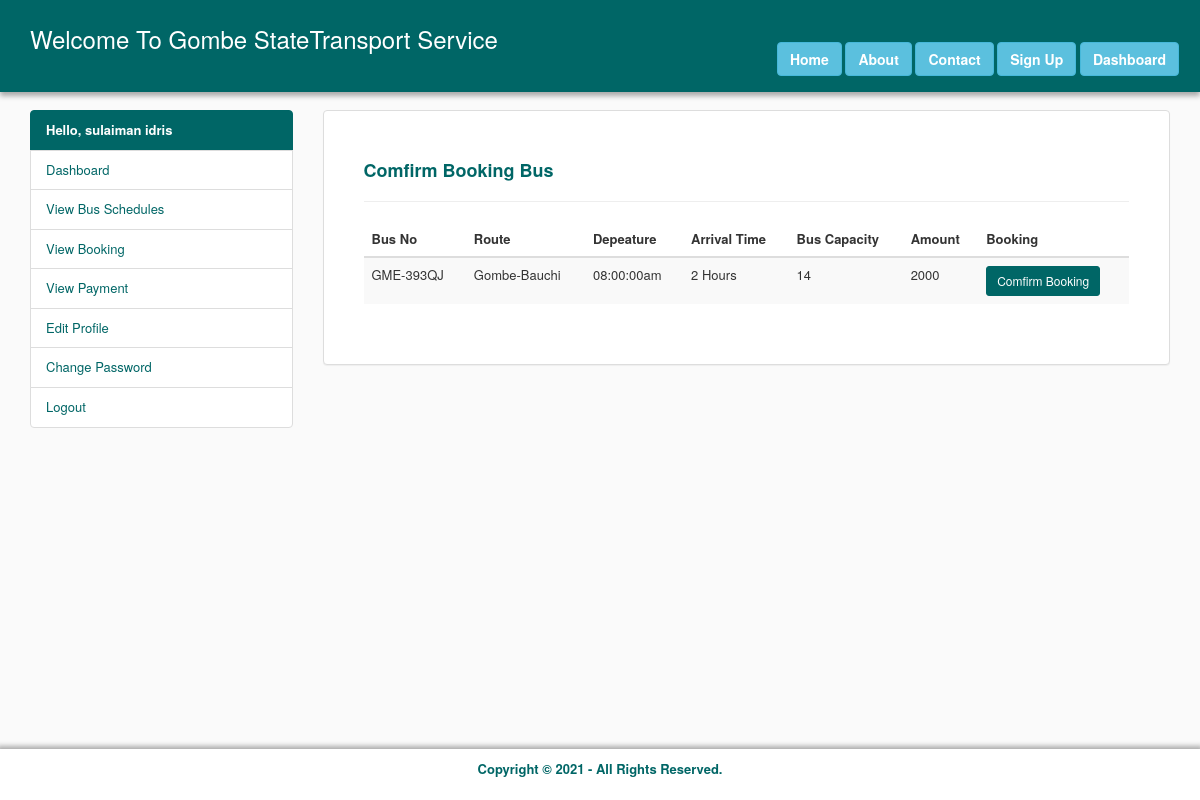
The app's page /comfirm_booking.php?route=Gombe-Bauchi (signed in) with its own data.
### tables this page shows
CREATE TABLE `users` (
  `id` int(11) NOT NULL,
  `fname` varchar(200) NOT NULL,
  `lname` varchar(200) NOT NULL,
  `email` varchar(200) NOT NULL,
  `phone` varchar(200) NOT NULL,
  `password` varchar(200) NOT NULL,
  `status` enum('0','1') NOT NULL
);

CREATE TABLE `bus_schedules` (
  `id` int(11) NOT NULL,
  `bus_no` varchar(200) NOT NULL,
  `bus_name` varchar(200) NOT NULL,
  `route` varchar(200) NOT NULL,
  `depeature` varchar(200) NOT NULL,
  `arrival_time` varchar(200) NOT NULL,
  `capacity` varchar(200) NOT NULL,
  `amount` varchar(200) NOT NULL,
  `status` enum('0','1') NOT NULL
);

### comfirm_booking.php (the view, shortened to what this page needs)
<?php
	require 'config/conn.php';
?>
<!DOCTYPE html>
<html>
<head>
	<link rel="stylesheet" type="text/css" href="css/bootstrap.min.css">
	<link rel="stylesheet" type="text/css" href="css/style.css">
</head>
<body>
	<?php require 'config/header.php'; ?>
	<div class="container" style="margin-top: 110px">
		<div class="row">
			<?php require 'config/sidebar.php'; ?>
			<div class="col-md-9">
				<div class="panel panel-default">
				  <div class="panel-body" style="padding: 40px">
				  	<div class="form-group">
				  		<h4>Comfirm Booking Bus</h4> <hr>
				  	</div>
				  	<form method="POST" action="">
				  		<table class="table table-striped">
						    <thead>
						      <tr>
						        <th>Bus No</th>
						        <th>Route</th>
						        <th>Depeature</th>
						        <th>Arrival Time</th>
						        <th>Bus Capacity</th>
						        <th>Amount</th>
						        <th>Booking</th>
						      </tr>
						    </thead>
						    <?php
								    if(isset($_GET['route'])){
						  			$routing = $_GET['route'];
						  			$load = mysqli_query($isah, "SELECT * FROM `bus_schedules` WHERE route='$routing'");
						  			$view = mysqli_fetch_array($load);
						  			$busNo = $view['bus_no'];
						  			$route = $view['route'];
						  			$depeature = $view['depeature'];
						  			$arrival = $view['arrival_time'];
						  			$capacity = $view['capacity'];
						  			$amount = $view['amount'];
						  		}
						    ?>
						    <tbody>
						      <tr>
						        <td><?php echo $busNo; ?></td>
						        <td><?php echo $route; ?></td>
						        <td><?php echo $depeature; ?></td>
						        <td><?php echo $arrival; ?></td>
						        <td><?php echo $capacity; ?></td>
						        <td><?php echo $amount; ?></td>
						        <td><input type="submit" name="booking" id="booking" class="btn btn-default btn-sm" value="Comfirm Booking"></td>
						      </tr>
						    </tbody>
						  </table>
				  	</form>
				  </div>
				</div>
			</div>
		</div>
	</div>
	<?php require 'config/footer.php'; ?>
</body>
</html>

### config/sidebar.php
<?php
	$User = mysqli_query($isah, "SELECT * FROM users WHERE (email='".$_SESSION['email']."' OR phone='".$_SESSION['email']."') ");
	$viewUser = mysqli_fetch_array($User);
?>
<div class="col-md-3">
				<div class="list-group">
				  <a href="#" class="list-group-item disabled"><b>Hello, <?php echo $viewUser['fname']." ".$viewUser['lname']; ?> </b></a>
				  <a href="dashboard.php" class="list-group-item">Dashboard </a>
				  <a href="bus_schedules.php" class="list-group-item">View Bus Schedules</a>
				  <a href="view_booking.php" class="list-group-item">View Booking</a>
				  <a href="view_payment.php" class="list-group-item">View Payment</a>
				  <a href="view_profile.php" class="list-group-item">Edit Profile </a>
				  <a href="change_password.php" class="list-group-item">Change Password</a>
				  <a href="logout.php" class="list-group-item">Logout</a>
				</div>
			</div>

### css/style.css (style rules this page uses)
body { font-size: 13px; background-color: #fafafa; }
.panel-default h4 { color: #006666; font-weight: bolder; }
.btn-default { background-color: #006666; border: 1px solid #006666; color: #ffffff; }
.list-group-item.disabled, .list-group-item.disabled:focus, .list-group-item.disabled:hover { background-color: #006666; border: 1px solid #006666; color: #ffffff; }
a.list-group-item, button.list-group-item { color: #006666; }

### records on screen
users: fname "sulaiman", lname "idris"
bus_schedules: bus_no "GME-393QJ", route "Gombe-Bauchi", depeature "08:00:00am", arrival_time "2 Hours", capacity "14", amount "2000"
